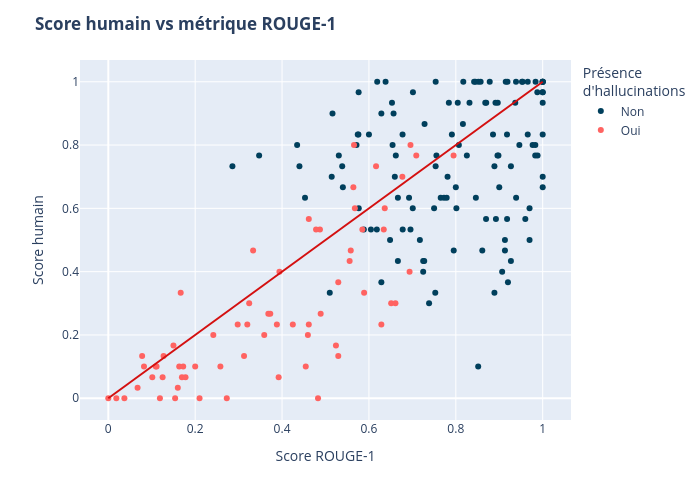

Notebook code cell kept with this figure:
### Code cell
# Coloration avec hallucinations
fig = px.scatter(
    df, x="1gramm", y="score_humain", 
    color="pres_hallu", color_discrete_sequence=["#ff6361", "#003f5c"]
)
fig.add_shape(       # Ajout de la ligne x = y pour référence
    type="line", x0=0, x1=1, y0=0, y1=1, xref="x", yref="y",
    line=dict(color="#d41010")
)
fig.update_layout(
    title={"text": "<b>Score humain vs métrique ROUGE-1</b>"},
    xaxis_title="Score ROUGE-1", yaxis_title="Score humain", 
    legend_title="Présence <br>d'hallucinations",
    width=700, height=500
)
fig.update_traces(
    hovertemplate =
        "Score ROUGE-1 = %{x}<br>" \
        "Score humain = %{y}<extra></extra>"
)
fig.show()
